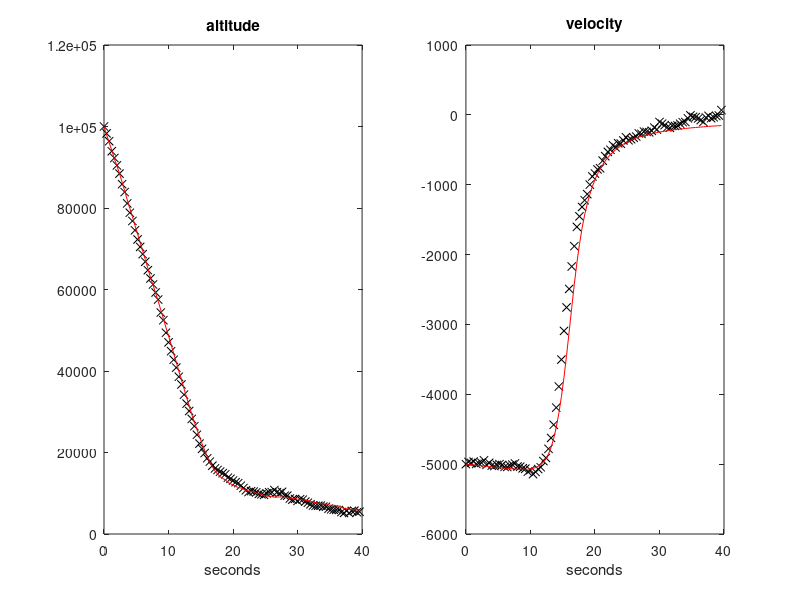

Recreate this plot in MATLAB.
%Extended Kalman filter example
%Radar monitoring of falling body

%----------------------------------------------------
%Prepare for the simulation of the falling body

T=0.4; %sampling period
g=-9.81;
rho0=1.225; %air density, sea level
k=6705.6; %density vs. altitude constant
L=100; %horizontal distance radar<->object
L2=L^2;

Nf=100; %maximum number of samples

rx=zeros(3,Nf); %space for state record
tim=0:T:(Nf-1)*T; %time

%process noise
Sw=[10^5 0 0; 0 10^3 0; 0 0 10^2]; %cov
bn=randn(3,Nf); sn=zeros(3,Nf); 
sn(1,:)=sqrt(Sw(1,1))*bn(1,:); %state noise along simulation
sn(2,:)=sqrt(Sw(2,2))*bn(2,:);  %"   "   "
sn(3,:)=sqrt(Sw(3,3))*bn(3,:);  %"   "   "
%observation noise
Sv=10^6; %cov.
on=sqrt(Sv)*randn(1,Nf); %observation noise along simulation

%----------------------------------------------------
%Prepare for filtering

%space for matrices
K=zeros(3,Nf); M=zeros(3,3,Nf); P=zeros(3,3,Nf);
%space for recording er(n), xe(n)
rer=zeros(3,Nf); rxe=zeros(3,Nf);

W=eye(3,3); %process noise jacobian
V=1; %observation noise jacobian

%----------------------------------------------------
%Behaviour of the system and the filter after initial state

x=[10^5; -5000; 400]; %initial state
xe=x; % initial values of filter state
xa=xe; %initial intermediate state

nn=1;
while nn<Nf+1,
   
   %estimation recording
   rxe(:,nn)=xe; %state
   rer(:,nn)=x-xe; %error
   
   %system
   rx(:,nn)=x; %state recording
   rho=rho0*exp(-x(1)/k); %air density   
   d=(rho*(x(2)^2))/(2*x(3)); %drag
        
   %next system state
   x(1)=x(1)+(x(2)*T)+sn(1,nn);
   x(2)=x(2)+((g+d)*T)+sn(2,nn);
   x(3)=x(3)+sn(3,nn);   
   %system output
   y=on(nn)+sqrt(L2+(x(1)^2));
   ym=y; %measurement
      
 %Prediction
   %a priori state
    rho=rho0*exp(-xe(1)/k); %air density
    d=(rho*(xe(2)^2))/(2*xe(3)); %drag
    xa(1)=xe(1)+(xe(2)*T);
    xa(2)=xe(2)+((g+d)*T);
    xa(3)=xe(3); 
   %a priori cov.
    f21=-d/k; f22=(rho*xe(2)/xe(3)); f23=-(d/xe(3));
    F=[0 1 0; f21 f22 f23; 0 0 0]; %state jacobian   
    M(:,:,nn+1)=(F*P(:,:,nn)*F')+ (W*Sw*W');  
    %
  %Update 
    ya=sqrt(L2+xa(1)^2);
    h1=xa(1)/ya;
    H=[h1 0 0]; %measurement jacobian
    K(:,nn+1)=(M(:,:,nn+1)*H')*inv((H*M(:,:,nn+1)*H')+(V*Sv*V'));
    P(:,:,nn+1)=M(:,:,nn+1)-(K(:,nn+1)*H*M(:,:,nn+1));
    xe=xa+(K(:,nn+1)*(ym-ya)); %estimated (a posteriori) state 
            
    nn=nn+1;       
end; 

%------------------------------------------------------
%display

figure(1)
subplot(1,2,1)
plot(tim,rx(1,1:Nf),'kx'); hold on;
plot(tim,rxe(1,1:Nf),'r');
title('altitude'); xlabel('seconds')
axis([0 Nf*T 0 12*10^4]);

subplot(1,2,2)
plot(tim,rx(2,1:Nf),'kx'); hold on;
plot(tim,rxe(2,1:Nf),'r');
title('velocity'); xlabel('seconds');
axis([0 Nf*T -6000 1000]);
